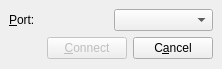
<ui version="4.0" >
 <author></author>
 <comment></comment>
 <exportmacro></exportmacro>
 <class>ConnectDialog</class>
 <widget class="QWidget" name="ConnectDialog" >
  <property name="geometry" >
   <rect>
    <x>0</x>
    <y>0</y>
    <width>222</width>
    <height>69</height>
   </rect>
  </property>
  <property name="windowTitle" >
   <string>Connect</string>
  </property>
  <property name="toolTip" >
   <string>Choose port box is connected to</string>
  </property>
  <layout class="QVBoxLayout" >
   <property name="margin" >
    <number>9</number>
   </property>
   <property name="spacing" >
    <number>6</number>
   </property>
   <item>
    <layout class="QHBoxLayout" >
     <property name="margin" >
      <number>0</number>
     </property>
     <property name="spacing" >
      <number>6</number>
     </property>
     <item>
      <widget class="QLabel" name="label" >
       <property name="layoutDirection" >
        <enum>Qt::LeftToRight</enum>
       </property>
       <property name="lineWidth" >
        <number>1</number>
       </property>
       <property name="text" >
        <string>&amp;Port:</string>
       </property>
       <property name="buddy" >
        <cstring>comboBox</cstring>
       </property>
      </widget>
     </item>
     <item>
      <widget class="QComboBox" name="comboBox" />
     </item>
    </layout>
   </item>
   <item>
    <layout class="QHBoxLayout" >
     <property name="margin" >
      <number>0</number>
     </property>
     <property name="spacing" >
      <number>6</number>
     </property>
     <item>
      <spacer>
       <property name="orientation" >
        <enum>Qt::Horizontal</enum>
       </property>
       <property name="sizeHint" >
        <size>
         <width>40</width>
         <height>20</height>
        </size>
       </property>
      </spacer>
     </item>
     <item>
      <widget class="QPushButton" name="connectButton" >
       <property name="enabled" >
        <bool>false</bool>
       </property>
       <property name="toolTip" >
        <string>Connect to Box</string>
       </property>
       <property name="text" >
        <string>&amp;Connect</string>
       </property>
      </widget>
     </item>
     <item>
      <widget class="QPushButton" name="cancelButton" >
       <property name="text" >
        <string>C&amp;ancel</string>
       </property>
      </widget>
     </item>
    </layout>
   </item>
  </layout>
 </widget>
 <pixmapfunction></pixmapfunction>
 <resources/>
 <connections/>
</ui>
